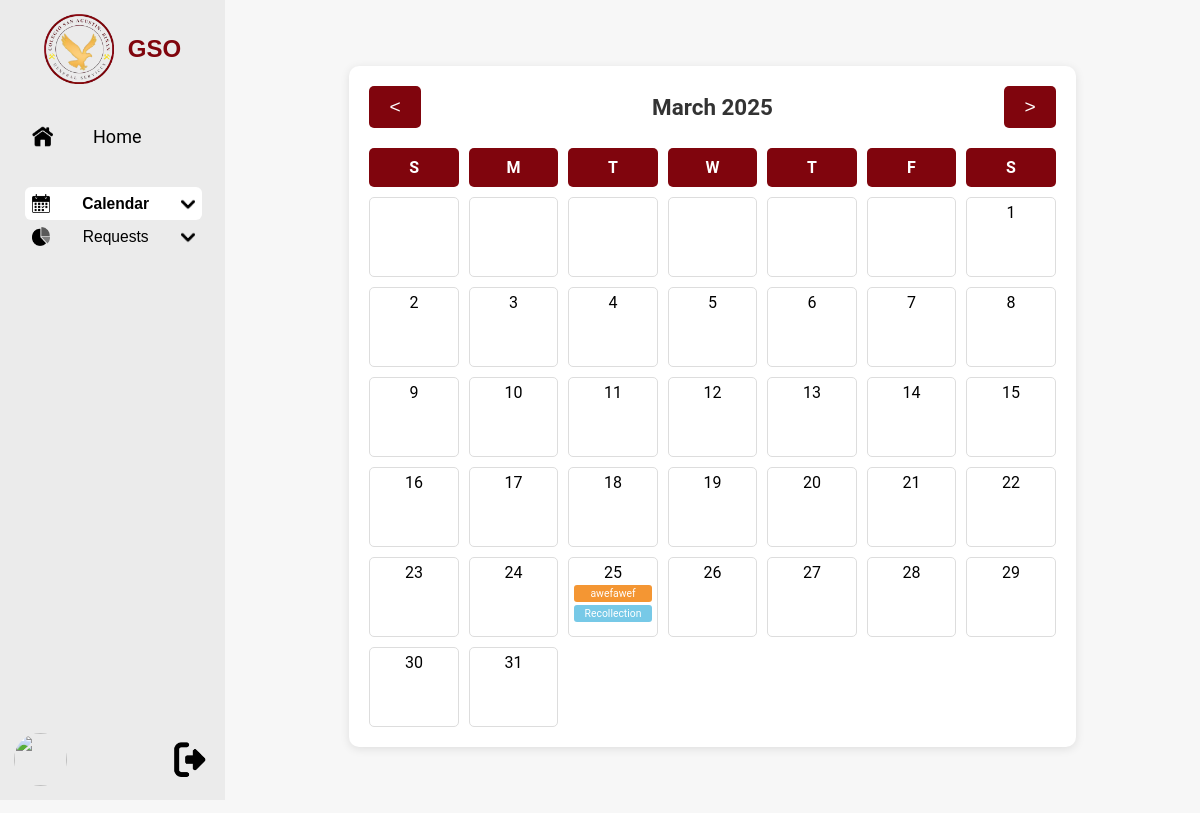
Before: /GSO.php?vsch=a&month=3&year=2025 with the older database file.
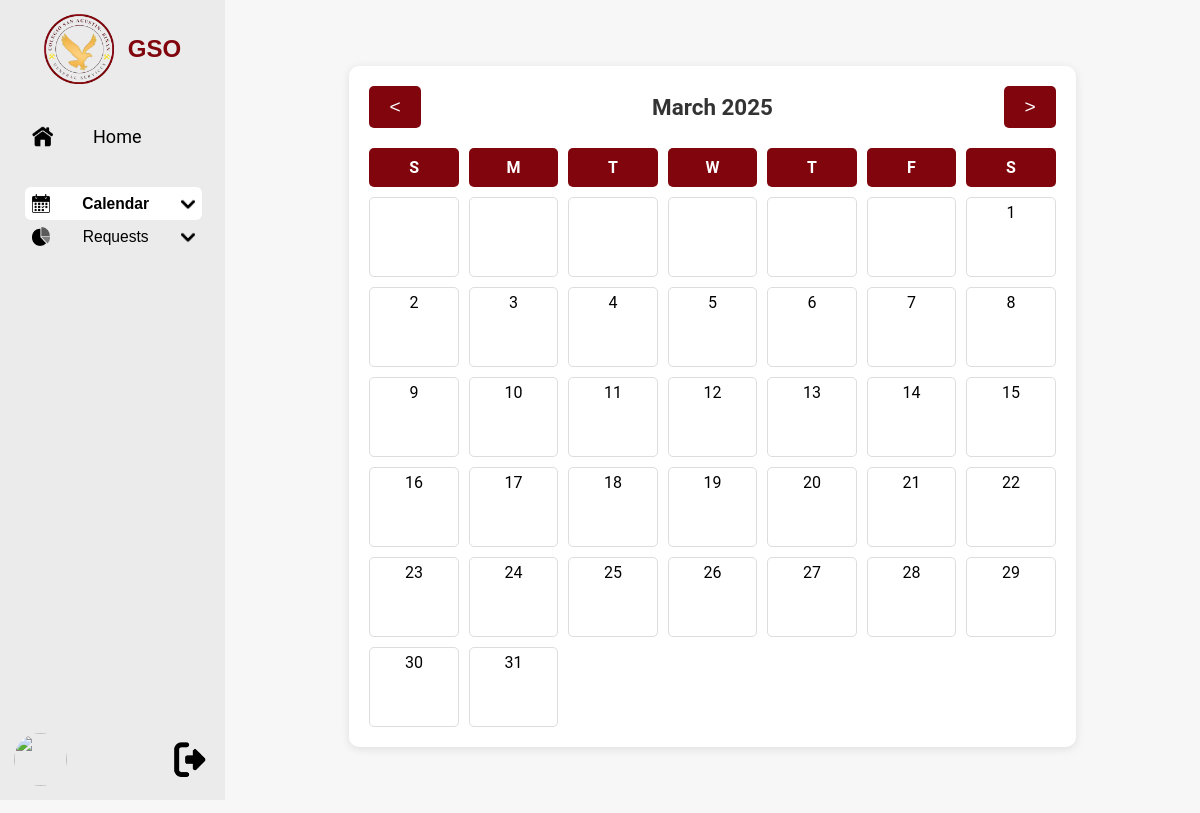
After: the same page with the newer database file.
### tables this page shows
CREATE TABLE `vrftb` (
  `id` varchar(20) NOT NULL,
  `name` varchar(50) DEFAULT NULL,
  `department` varchar(50) DEFAULT NULL,
  `activity` varchar(50) DEFAULT NULL,
  `purpose` varchar(20) DEFAULT NULL,
  `date_filed` date DEFAULT NULL,
  `budget_no` varchar(10) DEFAULT NULL,
  `vehicle` varchar(50) DEFAULT NULL,
  `driver` varchar(50) DEFAULT NULL,
  `destination` varchar(255) DEFAULT NULL,
  `departure` datetime DEFAULT NULL,
  `passenger_count` int(10) DEFAULT NULL,
  `passenger_attachment` varchar(255) DEFAULT NULL,
  `transportation_cost` varchar(255) DEFAULT NULL,
  `total_cost` decimal(10,2) DEFAULT 0.00,
  `letter_attachment` varchar(255) DEFAULT NULL,
  `created_at` timestamp NOT NULL DEFAULT current_timestamp(),
  `updated_at` timestamp NOT NULL DEFAULT current_timestamp() ON UPDATE current_timestamp(),
  `gsoassistant_status` enum('Pending','Clicked','Rejected','Approved') DEFAULT 'Pending',
  `immediatehead_status` enum('Pending','Clicked','Rejected','Approved') DEFAULT 'Pending',
  `gsodirector_status` enum('Pending','Clicked','Rejected','Approved') DEFAULT 'Pending',
  `accounting_status` enum('Pending','Clicked','Rejected','Approved') DEFAULT 'Pending',
  PRIMARY KEY (`id`)
);

### calendar.php (the view, shortened to what this page needs)
<?php
include('config.php');
if (isset($_GET['month']) && isset($_GET['year'])) {
    $currentMonth = $_GET['month'];
    $currentYear = $_GET['year'];
} else {
    $currentMonth = date('m');
    $currentYear = date('Y');
}
$sql = "SELECT * FROM vrftb WHERE YEAR(departure) = ? AND MONTH(departure) = ? AND gsodirector_status = 'Approved' ORDER BY departure";
$stmt = $conn->prepare($sql);
$stmt->bind_param("ii", $currentYear, $currentMonth);
$stmt->execute();
$result = $stmt->get_result();
$events = [];
if ($result->num_rows > 0) {
    while ($row = $result->fetch_assoc()) {
        $events[] = $row;
    }
}
function generateRandomColor() {
    $hex = '#';
    $characters = '0123456789ABCDEF';
    for ($i = 0; $i < 6; $i++) {
        $hex .= $characters[mt_rand(0, 15)];
    }
    return $hex;
}
?>
<!DOCTYPE html>
<html lang="en">
<head>
</head>
<body>
<div class="calendar-container">
    <div class="nav-buttons">
        <a href="?vsch=a&month=<?php echo ($currentMonth - 1 == 0) ? 12 : $currentMonth - 1; ?>&year=<?php echo ($currentMonth == 1) ? $currentYear - 1 : $currentYear; ?>">
            <button>&lt;</button>
        </a>
        <span><?php echo date('F', strtotime("{$currentYear}-{$currentMonth}-01")) . " " . $currentYear; ?></span>
        <a href="?vsch=a&month=<?php echo ($currentMonth + 1 == 13) ? 1 : $currentMonth + 1; ?>&year=<?php echo ($currentMonth == 12) ? $currentYear + 1 : $currentYear; ?>">
            <button>&gt;</button>
        </a>
    </div>
    <div class="calendar">
        <div class="calendar-header">S</div>
        <div class="calendar-header">M</div>
        <div class="calendar-header">T</div>
        <div class="calendar-header">W</div>
        <div class="calendar-header">T</div>
        <div class="calendar-header">F</div>
        <div class="calendar-header">S</div>
        <?php
        $firstDayOfMonth = mktime(0, 0, 0, $currentMonth, 1, $currentYear);
        $daysInMonth = date('t', $firstDayOfMonth);
        $dayOfWeek = date('w', $firstDayOfMonth);
        for ($i = 0; $i < $dayOfWeek; $i++) {
            echo "<div class='calendar-day'></div>";
        }
        for ($day = 1; $day <= $daysInMonth; $day++) {
            echo "<div class='calendar-day'>";
            echo $day;
            $eventsOnDay = array_filter($events, function($event) use ($day, $currentMonth, $currentYear) {
                return date('j', strtotime($event['departure'])) == $day &&
                       date('n', strtotime($event['departure'])) == $currentMonth &&
                       date('Y', strtotime($event['departure'])) == $currentYear;
            });
            foreach ($eventsOnDay as $event) {
                $color = generateRandomColor();
                echo "<a href='#'
                          class='event'
         title='{$event['activity']}'
                         data-name='{$event['name']}'
                         data-id='{$event['id']}'
                         data-activity='{$event['activity']}'
                         data-department='{$event['department']}'
                         data-purpose='{$event['purpose']}'
                         data-date_filed='{$event['date_filed']}'
                         data-budget_no='{$event['budget_no']}'
                         data-driver='{$event['driver']}'
                         data-vehicle='{$event['vehicle']}'
                         data-destination='{$event['destination']}'
                         data-departure='{$event['departure']}'
                         data-passenger_count='{$event['passenger_count']}'
                         data-passenger_attachment='{$event['passenger_attachment']}'
                         data-letter_attachment='{$event['letter_attachment']}'
                          style='background-color: $color'>
         {$event['activity']}
                     </a>";
            }
            echo "</div>";
        }
        ?>
    </div>
</div>
</body>
</html>

Changed rows visible on the page:
removed vrftb: activity "awefawef"
removed vrftb: activity "Recollection"
